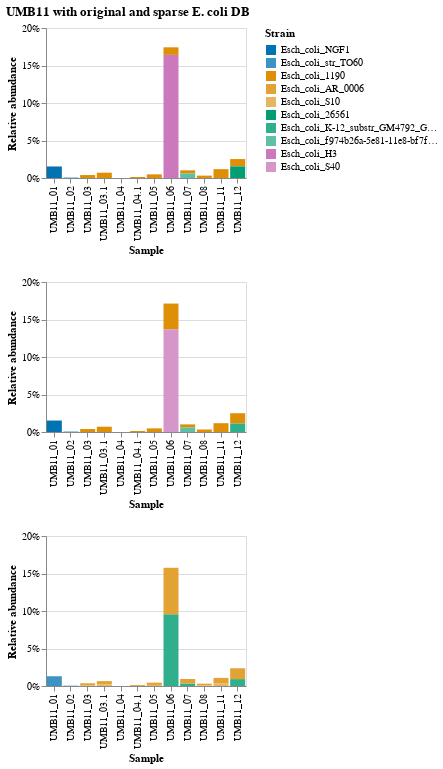

The notebook cell this image was saved under:
### Code cell
dense_strains = list(straingst_df.index.unique(level=1))
color_scale_dense = alt.Scale(domain=dense_strains, range=[strain_color_map[s] for s in dense_strains])

db70_strains = list(straingst_db70.index.unique(level=1))
color_scale_db70 = alt.Scale(domain=db70_strains, range=[strain_color_map[s] for s in db70_strains])

db50_strains = list(straingst_db50.index.unique(level=1))
color_scale_db50 = alt.Scale(domain=db50_strains, range=[strain_color_map[s] for s in db50_strains])

xscale = alt.Scale(domain=sample_names)
all_strains = list(chain.from_iterable(sorted(v) for v in strains_per_clade.values()))
all_strains_scale = alt.Scale(domain=all_strains, range=[strain_color_map[s] for s in all_strains])

width, height = 200, 150

orig_chart = alt.Chart(straingst_df.reset_index()).mark_bar().encode(
    x=alt.X('sample:N', scale=xscale, title="Sample", sort=sample_names),
    y=alt.Y('sum(rapct):Q', title="Relative abundance", axis=alt.Axis(labelExpr='datum.label + "%"'), scale=alt.Scale(domain=[0, 20])),
    color=alt.Color('strain:N', scale=all_strains_scale, title="Strain"),
    tooltip=['strain']
).properties(width=width, height=height)

db70_chart = alt.Chart(straingst_db70.reset_index()).mark_bar().encode(
    x=alt.X('sample:N', scale=xscale, title="Sample", sort=sample_names),
    y=alt.Y('sum(rapct):Q', title="Relative abundance", axis=alt.Axis(labelExpr='datum.label + "%"'), scale=alt.Scale(domain=[0, 20])),
    color=alt.Color('strain:N', scale=all_strains_scale, title="Strain"),
    tooltip=['strain']
).properties(width=width, height=height)

db50_chart = alt.Chart(straingst_db50.reset_index()).mark_bar().encode(
    x=alt.X('sample:N', scale=xscale, title="Sample", sort=sample_names),
    y=alt.Y('sum(rapct):Q', title="Relative abundance", axis=alt.Axis(labelExpr='datum.label + "%"'), scale=alt.Scale(domain=[0, 20])),
    color=alt.Color('strain:N', scale=all_strains_scale, title="Strain"),
    tooltip=['strain']
).properties(width=width, height=height)


(orig_chart & db70_chart & db50_chart).resolve_scale(y='shared', color='shared').properties(title="UMB11 with original and sparse E. coli DB")

### Figure 1 — Vega-Lite specification as saved in the notebook (floating-point values rounded to 4 significant figures)
{"config": {"view": {"continuousWidth": 400, "continuousHeight": 300}}, "vconcat": [{"data": {"name": "data-dd69d9bfa6c7a3ec55a110b82270725c"}, "mark": "bar", "encoding": {"color": {"type": "nominal", "field": "strain", "scale": {"domain": ["Esch_coli_NGF1", "Esch_coli_str_TO60", "Esch_coli_1190", "Esch_coli_AR_0006", "Esch_coli_S10", "Esch_coli_26561", "Esch_coli_K-12_substr_GM4792_GCF_001020945.2", "Esch_coli_f974b26a-5e81-11e8-bf7f-3c4a9275d6c8", "Esch_coli_H3", "Esch_coli_S40"], "range": ["#0173b2", "#3d93c2", "#de8f05", "#e2a234", "#e6b662", "#029e73", "#30af8c", "#5fc0a4", "#cc78bc", "#d596c9"]}, "title": "Strain"}, "tooltip": [{"type": "nominal", "field": "strain"}], "x": {"type": "nominal", "field": "sample", "scale": {"domain": ["UMB11_01", "UMB11_02", "UMB11_03", "UMB11_03.1", "UMB11_04", "UMB11_04.1", "UMB11_05", "UMB11_06", "UMB11_07", "UMB11_08", "UMB11_11", "UMB11_12"]}, "sort": ["UMB11_01", "UMB11_02", "UMB11_03", "UMB11_03.1", "UMB11_04", "UMB11_04.1", "UMB11_05", "UMB11_06", "UMB11_07", "UMB11_08", "UMB11_11", "UMB11_12"], "title": "Sample"}, "y": {"type": "quantitative", "aggregate": "sum", "axis": {"labelExpr": "datum.label + \"%\""}, "field": "rapct", "scale": {"domain": [0, 20]}, "title": "Relative abundance"}}, "height": 150, "width": 200}, {"data": {"name": "data-b5eafffda582de924b34bc68f712ec13"}, "mark": "bar", "encoding": {"color": {"type": "nominal", "field": "strain", "scale": {"domain": ["Esch_coli_NGF1", "Esch_coli_str_TO60", "Esch_coli_1190", "Esch_coli_AR_0006", "Esch_coli_S10", "Esch_coli_26561", "Esch_coli_K-12_substr_GM4792_GCF_001020945.2", "Esch_coli_f974b26a-5e81-11e8-bf7f-3c4a9275d6c8", "Esch_coli_H3", "Esch_coli_S40"], "range": ["#0173b2", "#3d93c2", "#de8f05", "#e2a234", "#e6b662", "#029e73", "#30af8c", "#5fc0a4", "#cc78bc", "#d596c9"]}, "title": "Strain"}, "tooltip": [{"type": "nominal", "field": "strain"}], "x": {"type": "nominal", "field": "sample", "scale": {"domain": ["UMB11_01", "UMB11_02", "UMB11_03", "UMB11_03.1", "UMB11_04", "UMB11_04.1", "UMB11_05", "UMB11_06", "UMB11_07", "UMB11_08", "UMB11_11", "UMB11_12"]}, "sort": ["UMB11_01", "UMB11_02", "UMB11_03", "UMB11_03.1", "UMB11_04", "UMB11_04.1", "UMB11_05", "UMB11_06", "UMB11_07", "UMB11_08", "UMB11_11", "UMB11_12"], "title": "Sample"}, "y": {"type": "quantitative", "aggregate": "sum", "axis": {"labelExpr": "datum.label + \"%\""}, "field": "rapct", "scale": {"domain": [0, 20]}, "title": "Relative abundance"}}, "height": 150, "width": 200}, {"data": {"name": "data-b4a8061f9b0e049b48a3405a77a78ea3"}, "mark": "bar", "encoding": {"color": {"type": "nominal", "field": "strain", "scale": {"domain": ["Esch_coli_NGF1", "Esch_coli_str_TO60", "Esch_coli_1190", "Esch_coli_AR_0006", "Esch_coli_S10", "Esch_coli_26561", "Esch_coli_K-12_substr_GM4792_GCF_001020945.2", "Esch_coli_f974b26a-5e81-11e8-bf7f-3c4a9275d6c8", "Esch_coli_H3", "Esch_coli_S40"], "range": ["#0173b2", "#3d93c2", "#de8f05", "#e2a234", "#e6b662", "#029e73", "#30af8c", "#5fc0a4", "#cc78bc", "#d596c9"]}, "title": "Strain"}, "tooltip": [{"type": "nominal", "field": "strain"}], "x": {"type": "nominal", "field": "sample", "scale": {"domain": ["UMB11_01", "UMB11_02", "UMB11_03", "UMB11_03.1", "UMB11_04", "UMB11_04.1", "UMB11_05", "UMB11_06", "UMB11_07", "UMB11_08", "UMB11_11", "UMB11_12"]}, "sort": ["UMB11_01", "UMB11_02", "UMB11_03", "UMB11_03.1", "UMB11_04", "UMB11_04.1", "UMB11_05", "UMB11_06", "UMB11_07", "UMB11_08", "UMB11_11", "UMB11_12"], "title": "Sample"}, "y": {"type": "quantitative", "aggregate": "sum", "axis": {"labelExpr": "datum.label + \"%\""}, "field": "rapct", "scale": {"domain": [0, 20]}, "title": "Relative abundance"}}, "height": 150, "width": 200}], "resolve": {"scale": {"color": "shared", "y": "shared"}}, "title": "UMB11 with original and sparse E. coli DB", "$schema": "https://vega.github.io/schema/vega-lite/v4.8.1.json", "datasets": {"data-dd69d9bfa6c7a3ec55a110b82270725c": [{"sample": "UMB11_02", "strain": "Esch_coli_NGF1", "i": 0, "gkmers": 49631, "ikmers": 49623, "skmers": 5358, "cov": 0.103, "kcov": 1.546, "gcov": 0.158, "acct": 0.932, "even": 0.707, "spec": 1.032, "rapct": 0.048, "old_rapct": 0.045, "wscore": 0.047, "score": 0.048}, {"sample": "UMB11_08", "strain": "Esch_coli_1190", "i": 0, "gkmers": 48261, "ikmers": 48248, "skmers": 31599, "cov": 0.592, "kcov": 2.243, "gcov": 1.309, "acct": 0.904, "even": 0.81, "spec": 0.98, "rapct": 0.315, "old_rapct": 0.285, "wscore": 0.344, "score": 0.351}, {"sample": "UMB11_12", "strain": "Esch_coli_1190", "i": 0, "gkmers": 48261, "ikmers": 48235, "skmers": 66509, "cov": 0.941, "kcov": 9.061, "gcov": 8.431, "acct": 0.8, "even": 0.941, "spec": 0.734, "rapct": 0.978, "old_rapct": 2.02, "wscore": 0.489, "score": 0.667}, {"sample": "UMB11_12", "strain": "Esch_coli_26561", "i": 1, "gkmers": 46249, "ikmers": 19738, "skmers": 21112, "cov": 0.853, "kcov": 4.773, "gcov": 3.983, "acct": 0.78, "even": 0.869, "spec": 0.968, "rapct": 1.548, "old_rapct": 0.395, "wscore": 0.486, "score": 0.502}, {"sample": "UMB11_07", "strain": "Esch_coli_1190", "i": 0, "gkmers": 48261, "ikmers": 48237, "skmers": 58276, "cov": 0.854, "kcov": 4.557, "gcov": 3.846, "acct": 0.803, "even": 0.873, "spec": 0.794, "rapct": 0.411, "old_rapct": 0.822, "wscore": 0.415, "score": 0.522}, {"sample": "UMB11_07", "strain": "Esch_coli_f974b26a-5e81-11e8-bf7f-3c4a9275d6c8", "i": 1, "gkmers": 47727, "ikmers": 21265, "skmers": 17074, "cov": 0.441, "kcov": 2.588, "gcov": 1.077, "acct": 0.526, "even": 0.668, "spec": 1.012, "rapct": 0.613, "old_rapct": 0.106, "wscore": 0.102, "score": 0.103}, {"sample": "UMB11_11", "strain": "Esch_coli_1190", "i": 0, "gkmers": 48261, "ikmers": 48248, "skmers": 49462, "cov": 0.92, "kcov": 6.107, "gcov": 5.545, "acct": 0.92, "even": 0.923, "spec": 0.965, "rapct": 1.18, "old_rapct": 1.086, "wscore": 0.696, "score": 0.721}, {"sample": "UMB11_05", "strain": "Esch_coli_1190", "i": 0, "gkmers": 48261, "ikmers": 48248, "skmers": 40411, "cov": 0.775, "kcov": 2.741, "gcov": 2.097, "acct": 0.923, "even": 0.884, "spec": 0.967, "rapct": 0.484, "old_rapct": 0.447, "wscore": 0.54, "score": 0.558}, {"sample": "UMB11_04.1", "strain": "Esch_coli_1190", "i": 0, "gkmers": 48261, "ikmers": 48250, "skmers": 19042, "cov": 0.362, "kcov": 1.87, "gcov": 0.668, "acct": 0.908, "even": 0.743, "spec": 1.047, "rapct": 0.135, "old_rapct": 0.122, "wscore": 0.173, "score": 0.182}, {"sample": "UMB11_03.1", "strain": "Esch_coli_1190", "i": 0, "gkmers": 48261, "ikmers": 48254, "skmers": 31201, "cov": 0.595, "kcov": 2.152, "gcov": 1.264, "acct": 0.918, "even": 0.83, "spec": 1.03, "rapct": 0.711, "old_rapct": 0.652, "wscore": 0.365, "score": 0.376}, {"sample": "UMB11_06", "strain": "Esch_coli_H3", "i": 0, "gkmers": 45610, "ikmers": 45560, "skmers": 74449, "cov": 0.96, "kcov": 114.3, "gcov": 109.0, "acct": 0.921, "even": 0.96, "spec": 0.976, "rapct": 16.42, "old_rapct": 16.04, "wscore": 0.795, "score": 0.814}, {"sample": "UMB11_06", "strain": "Esch_coli_1190", "i": 1, "gkmers": 48261, "ikmers": 21600, "skmers": 30714, "cov": 0.794, "kcov": 7.102, "gcov": 5.565, "acct": 0.283, "even": 0.797, "spec": 0.552, "rapct": 1.005, "old_rapct": 0.391, "wscore": 0.079, "score": 0.142}, {"sample": "UMB11_01", "strain": "Esch_coli_NGF1", "i": 0, "gkmers": 49631, "ikmers": 49622, "skmers": 50090, "cov": 0.985, "kcov": 7.009, "gcov": 6.831, "acct": 0.98, "even": 0.987, "spec": 1.0, "rapct": 1.536, "old_rapct": 1.505, "wscore": 0.94, "score": 0.94}, {"sample": "UMB11_03", "strain": "Esch_coli_1190", "i": 0, "gkmers": 48261, "ikmers": 48249, "skmers": 37144, "cov": 0.711, "kcov": 2.814, "gcov": 1.975, "acct": 0.926, "even": 0.826, "spec": 0.972, "rapct": 0.395, "old_rapct": 0.366, "wscore": 0.437, "score": 0.449}], "data-b5eafffda582de924b34bc68f712ec13": [{"sample": "UMB11_02", "strain": "Esch_coli_NGF1", "i": 0, "gkmers": 49631, "ikmers": 49623, "skmers": 5477, "cov": 0.103, "kcov": 1.546, "gcov": 0.158, "acct": 0.909, "even": 0.707, "spec": 1.04, "rapct": 0.05, "old_rapct": 0.045, "wscore": 0.045, "score": 0.047}, {"sample": "UMB11_08", "strain": "Esch_coli_1190", "i": 0, "gkmers": 48261, "ikmers": 48247, "skmers": 33991, "cov": 0.592, "kcov": 2.242, "gcov": 1.309, "acct": 0.852, "even": 0.811, "spec": 0.983, "rapct": 0.334, "old_rapct": 0.285, "wscore": 0.326, "score": 0.331}, {"sample": "UMB11_12", "strain": "Esch_coli_1190", "i": 0, "gkmers": 48261, "ikmers": 48235, "skmers": 65426, "cov": 0.941, "kcov": 9.061, "gcov": 8.431, "acct": 0.807, "even": 0.941, "spec": 0.778, "rapct": 1.377, "old_rapct": 2.02, "wscore": 0.523, "score": 0.673}, {"sample": "UMB11_12", "strain": "Esch_coli_K-12_substr_GM4792_GCF_001020945.2", "i": 1, "gkmers": 45231, "ikmers": 18191, "skmers": 20029, "cov": 0.828, "kcov": 4.794, "gcov": 3.85, "acct": 0.732, "even": 0.846, "spec": 0.993, "rapct": 1.127, "old_rapct": 0.354, "wscore": 0.43, "score": 0.433}, {"sample": "UMB11_07", "strain": "Esch_coli_1190", "i": 0, "gkmers": 48261, "ikmers": 48238, "skmers": 57376, "cov": 0.854, "kcov": 4.558, "gcov": 3.847, "acct": 0.811, "even": 0.873, "spec": 0.833, "rapct": 0.394, "old_rapct": 0.823, "wscore": 0.44, "score": 0.528}, {"sample": "UMB11_07", "strain": "Esch_coli_f974b26a-5e81-11e8-bf7f-3c4a9275d6c8", "i": 1, "gkmers": 47727, "ikmers": 21266, "skmers": 16173, "cov": 0.441, "kcov": 2.593, "gcov": 1.078, "acct": 0.556, "even": 0.668, "spec": 0.978, "rapct": 0.62, "old_rapct": 0.106, "wscore": 0.107, "score": 0.109}, {"sample": "UMB11_11", "strain": "Esch_coli_1190", "i": 0, "gkmers": 48261, "ikmers": 48249, "skmers": 49088, "cov": 0.92, "kcov": 6.109, "gcov": 5.545, "acct": 0.925, "even": 0.923, "spec": 0.969, "rapct": 1.174, "old_rapct": 1.086, "wscore": 0.702, "score": 0.725}, {"sample": "UMB11_05", "strain": "Esch_coli_1190", "i": 0, "gkmers": 48261, "ikmers": 48248, "skmers": 40238, "cov": 0.775, "kcov": 2.741, "gcov": 2.097, "acct": 0.926, "even": 0.884, "spec": 0.971, "rapct": 0.483, "old_rapct": 0.447, "wscore": 0.544, "score": 0.56}, {"sample": "UMB11_04.1", "strain": "Esch_coli_1190", "i": 0, "gkmers": 48261, "ikmers": 48250, "skmers": 18929, "cov": 0.362, "kcov": 1.87, "gcov": 0.668, "acct": 0.913, "even": 0.743, "spec": 1.033, "rapct": 0.134, "old_rapct": 0.122, "wscore": 0.177, "score": 0.183}, {"sample": "UMB11_03.1", "strain": "Esch_coli_1190", "i": 0, "gkmers": 48261, "ikmers": 48254, "skmers": 31026, "cov": 0.595, "kcov": 2.152, "gcov": 1.264, "acct": 0.923, "even": 0.83, "spec": 1.023, "rapct": 0.706, "old_rapct": 0.652, "wscore": 0.37, "score": 0.378}, {"sample": "UMB11_06", "strain": "Esch_coli_S40", "i": 0, "gkmers": 46350, "ikmers": 46302, "skmers": 71340, "cov": 0.889, "kcov": 110.6, "gcov": 85.0, "acct": 0.853, "even": 0.889, "spec": 0.983, "rapct": 13.71, "old_rapct": 14.61, "wscore": 0.59, "score": 0.6}, {"sample": "UMB11_06", "strain": "Esch_coli_1190", "i": 1, "gkmers": 48261, "ikmers": 21651, "skmers": 30161, "cov": 0.798, "kcov": 14.79, "gcov": 11.67, "acct": 0.327, "even": 0.798, "spec": 0.42, "rapct": 3.415, "old_rapct": 0.82, "wscore": 0.07, "score": 0.166}, {"sample": "UMB11_01", "strain": "Esch_coli_NGF1", "i": 0, "gkmers": 49631, "ikmers": 49622, "skmers": 50177, "cov": 0.985, "kcov": 7.009, "gcov": 6.831, "acct": 0.985, "even": 0.987, "spec": 0.993, "rapct": 1.528, "old_rapct": 1.505, "wscore": 0.938, "score": 0.945}, {"sample": "UMB11_03", "strain": "Esch_coli_1190", "i": 0, "gkmers": 48261, "ikmers": 48249, "skmers": 36945, "cov": 0.711, "kcov": 2.814, "gcov": 1.975, "acct": 0.929, "even": 0.826, "spec": 0.977, "rapct": 0.394, "old_rapct": 0.366, "wscore": 0.441, "score": 0.451}], "data-b4a8061f9b0e049b48a3405a77a78ea3": [{"sample": "UMB11_02", "strain": "Esch_coli_str_TO60", "i": 0, "gkmers": 49207, "ikmers": 49197, "skmers": 4681, "cov": 0.073, "kcov": 1.532, "gcov": 0.109, "acct": 0.742, "even": 0.704, "spec": 1.016, "rapct": 0.042, "old_rapct": 0.031, "wscore": 0.026, "score": 0.027}, {"sample": "UMB11_08", "strain": "Esch_coli_AR_0006", "i": 0, "gkmers": 49249, "ikmers": 49235, "skmers": 31545, "cov": 0.424, "kcov": 2.267, "gcov": 0.936, "acct": 0.678, "even": 0.697, "spec": 1.002, "rapct": 0.226, "old_rapct": 0.21, "wscore": 0.139, "score": 0.139}, {"sample": "UMB11_08", "strain": "Esch_coli_S10", "i": 1, "gkmers": 47412, "ikmers": 16529, "skmers": 10691, "cov": 0.207, "kcov": 2.198, "gcov": 0.452, "acct": 0.335, "even": 0.57, "spec": 1.017, "rapct": 0.084, "old_rapct": 0.034, "wscore": 0.022, "score": 0.023}, {"sample": "UMB11_12", "strain": "Esch_coli_K-12_substr_GM4792_GCF_001020945.2", "i": 0, "gkmers": 45231, "ikmers": 45207, "skmers": 60693, "cov": 0.923, "kcov": 8.558, "gcov": 7.756, "acct": 0.741, "even": 0.923, "spec": 0.782, "rapct": 0.921, "old_rapct": 1.754, "wscore": 0.456, "score": 0.583}, {"sample": "UMB11_12", "strain": "Esch_coli_AR_0006", "i": 1, "gkmers": 49249, "ikmers": 21708, "skmers": 18963, "cov": 0.454, "kcov": 6.863, "gcov": 3.011, "acct": 0.542, "even": 0.478, "spec": 1.005, "rapct": 1.446, "old_rapct": 0.332, "wscore": 0.056, "score": 0.056}, {"sample": "UMB11_07", "strain": "Esch_coli_K-12_substr_GM4792_GCF_001020945.2", "i": 0, "gkmers": 45231, "ikmers": 45206, "skmers": 51414, "cov": 0.729, "kcov": 4.397, "gcov": 3.15, "acct": 0.678, "even": 0.762, "spec": 0.853, "rapct": 0.335, "old_rapct": 0.635, "wscore": 0.245, "score": 0.287}, {"sample": "UMB11_07", "strain": "Esch_coli_AR_0006", "i": 1, "gkmers": 49249, "ikmers": 21705, "skmers": 18453, "cov": 0.413, "kcov": 3.993, "gcov": 1.592, "acct": 0.521, "even": 0.518, "spec": 0.976, "rapct": 0.6, "old_rapct": 0.157, "wscore": 0.056, "score": 0.058}, {"sample": "UMB11_11", "strain": "Esch_coli_AR_0006", "i": 0, "gkmers": 49249, "ikmers": 49237, "skmers": 45155, "cov": 0.657, "kcov": 6.16, "gcov": 3.949, "acct": 0.735, "even": 0.67, "spec": 0.997, "rapct": 0.76, "old_rapct": 0.798, "wscore": 0.216, "score": 0.217}, {"sample": "UMB11_11", "strain": "Esch_coli_S10", "i": 1, "gkmers": 47412, "ikmers": 16529, "skmers": 12794, "cov": 0.326, "kcov": 5.842, "gcov": 1.889, "acct": 0.438, "even": 0.384, "spec": 1.018, "rapct": 0.327, "old_rapct": 0.126, "wscore": 0.021, "score": 0.021}, {"sample": "UMB11_05", "strain": "Esch_coli_AR_0006", "i": 0, "gkmers": 49249, "ikmers": 49236, "skmers": 37303, "cov": 0.551, "kcov": 2.767, "gcov": 1.489, "acct": 0.73, "even": 0.712, "spec": 0.997, "rapct": 0.307, "old_rapct": 0.327, "wscore": 0.203, "score": 0.204}, {"sample": "UMB11_05", "strain": "Esch_coli_S10", "i": 1, "gkmers": 47412, "ikmers": 16528, "skmers": 10156, "cov": 0.266, "kcov": 2.702, "gcov": 0.713, "acct": 0.428, "even": 0.522, "spec": 0.983, "rapct": 0.141, "old_rapct": 0.052, "wscore": 0.03, "score": 0.031}, {"sample": "UMB11_04.1", "strain": "Esch_coli_AR_0006", "i": 0, "gkmers": 49249, "ikmers": 49237, "skmers": 17482, "cov": 0.259, "kcov": 1.876, "gcov": 0.473, "acct": 0.726, "even": 0.686, "spec": 1.029, "rapct": 0.123, "old_rapct": 0.089, "wscore": 0.086, "score": 0.088}, {"sample": "UMB11_03.1", "strain": "Esch_coli_AR_0006", "i": 0, "gkmers": 49249, "ikmers": 49242, "skmers": 28681, "cov": 0.426, "kcov": 2.165, "gcov": 0.899, "acct": 0.735, "even": 0.718, "spec": 1.015, "rapct": 0.451, "old_rapct": 0.479, "wscore": 0.159, "score": 0.161}, {"sample": "UMB11_03.1", "strain": "Esch_coli_S10", "i": 1, "gkmers": 47412, "ikmers": 16529, "skmers": 7706, "cov": 0.2, "kcov": 2.136, "gcov": 0.424, "acct": 0.431, "even": 0.579, "spec": 0.999, "rapct": 0.201, "old_rapct": 0.075, "wscore": 0.029, "score": 0.029}, {"sample": "UMB11_06", "strain": "Esch_coli_K-12_substr_GM4792_GCF_001020945.2", "i": 0, "gkmers": 45231, "ikmers": 45198, "skmers": 61842, "cov": 0.813, "kcov": 104.7, "gcov": 83.61, "acct": 0.782, "even": 0.813, "spec": 0.965, "rapct": 9.553, "old_rapct": 12.33, "wscore": 0.405, "score": 0.42}, {"sample": "UMB11_06", "strain": "Esch_coli_AR_0006", "i": 1, "gkmers": 49249, "ikmers": 21709, "skmers": 25115, "cov": 0.487, "kcov": 41.39, "gcov": 19.45, "acct": 0.409, "even": 0.487, "spec": 0.805, "rapct": 6.21, "old_rapct": 1.402, "wscore": 0.038, "score": 0.047}, {"sample": "UMB11_01", "strain": "Esch_coli_str_TO60", "i": 0, "gkmers": 49207, "ikmers": 49198, "skmers": 42697, "cov": 0.695, "kcov": 7.047, "gcov": 4.796, "acct": 0.813, "even": 0.701, "spec": 1.003, "rapct": 1.301, "old_rapct": 1.058, "wscore": 0.277, "score": 0.278}, {"sample": "UMB11_03", "strain": "Esch_coli_AR_0006", "i": 0, "gkmers": 49249, "ikmers": 49237, "skmers": 34162, "cov": 0.506, "kcov": 2.828, "gcov": 1.396, "acct": 0.731, "even": 0.673, "spec": 1.0, "rapct": 0.252, "old_rapct": 0.267, "wscore": 0.167, "score": 0.167}, {"sample": "UMB11_03", "strain": "Esch_coli_S10", "i": 1, "gkmers": 47412, "ikmers": 16529, "skmers": 9243, "cov": 0.244, "kcov": 2.811, "gcov": 0.679, "acct": 0.437, "even": 0.494, "spec": 0.997, "rapct": 0.113, "old_rapct": 0.043, "wscore": 0.026, "score": 0.026}]}}
